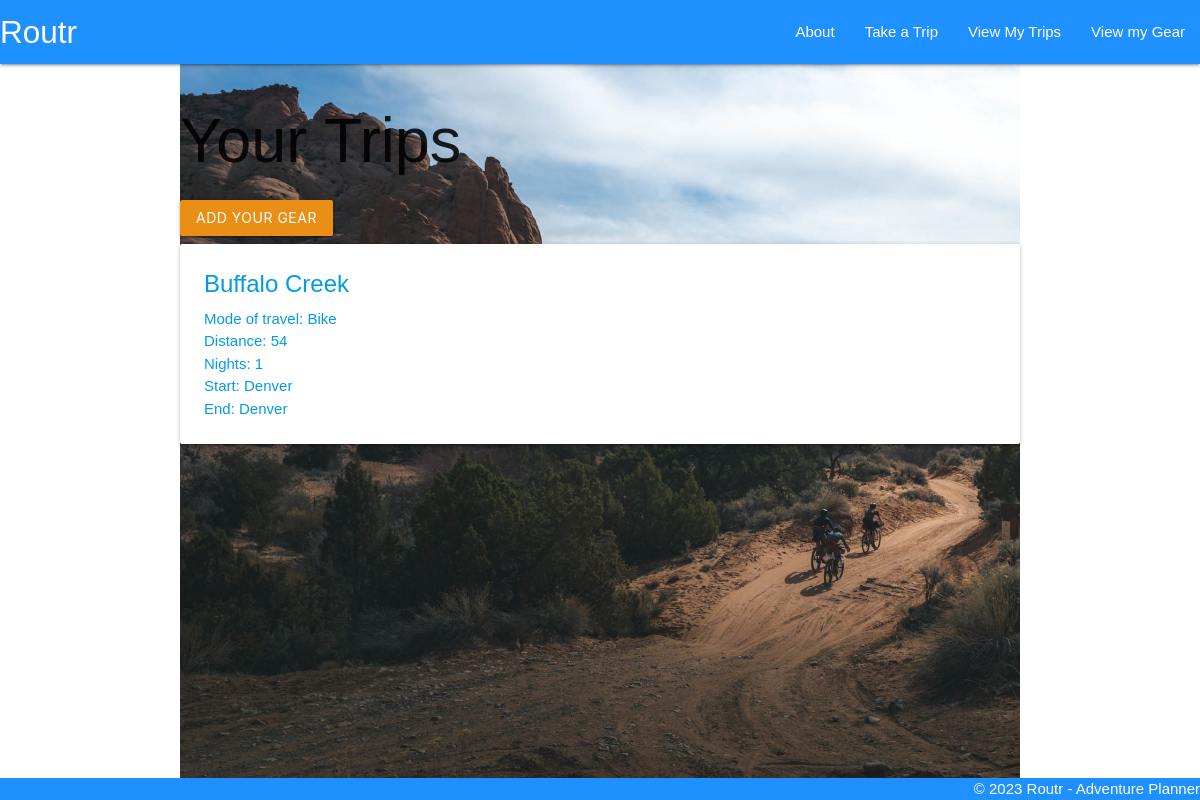
/trips/, run on an earlier commit of the app's database.
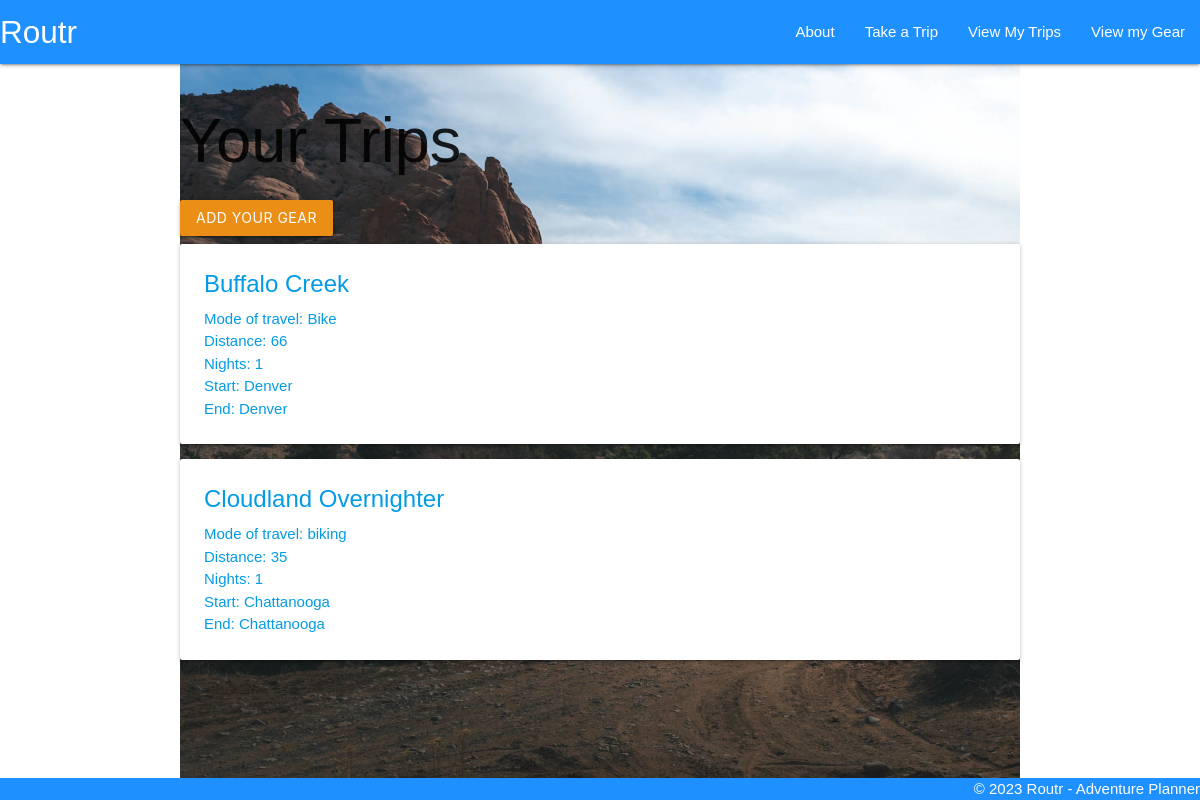
And on a later commit of the database.
### main/models.py (models this page shows, shortened)
class Trip(models.Model):
    name = models.CharField(max_length=100)
    mode = models.CharField(max_length=100)
    distance = models.IntegerField()
    nights = models.IntegerField()
    start = models.CharField(max_length=100)
    end = models.CharField(max_length=250)
    gear = models.ManyToManyField(Gear)

### main/views.py (the view)
# urls.py: path('trips/', views.trip_index, name='index'),
def trip_index(request):
    trips = Trip.objects.all()
    return render(request, 'trips/index.html', {'trips': trips})

### main/templates/trips/index.html
{% extends 'base.html' %} {% block content %}
<h1>Your Trips</h1>
<a href="{% url 'gear_create' %}"><button class="btn">Add your Gear</button></a>
{% for trip in trips %}
<div class="card">
	<a href="{% url 'detail' trip.id %}">
		<div class="card-content">
			<span class="card-title">{{ trip.name }}</span>
			<p>Mode of travel: {{ trip.mode }}</p>
			<p>Distance: {{ trip.distance }}</p>
			<p>Nights: {{ trip.nights }}</p>
			<p>Start: {{ trip.start }}</p>
			<p>End: {{ trip.end }}</p>
		</div>
	</a>
</div>
{% endfor %} {% endblock %}

What changed in the data, as far as the page shows it:
changed Trip "Buffalo Creek": distance "54" → "66"
added Trip: name "Cloudland Overnighter", mode "biking", distance "35", nights "1", start "Chattanooga", end "Chattanooga"
